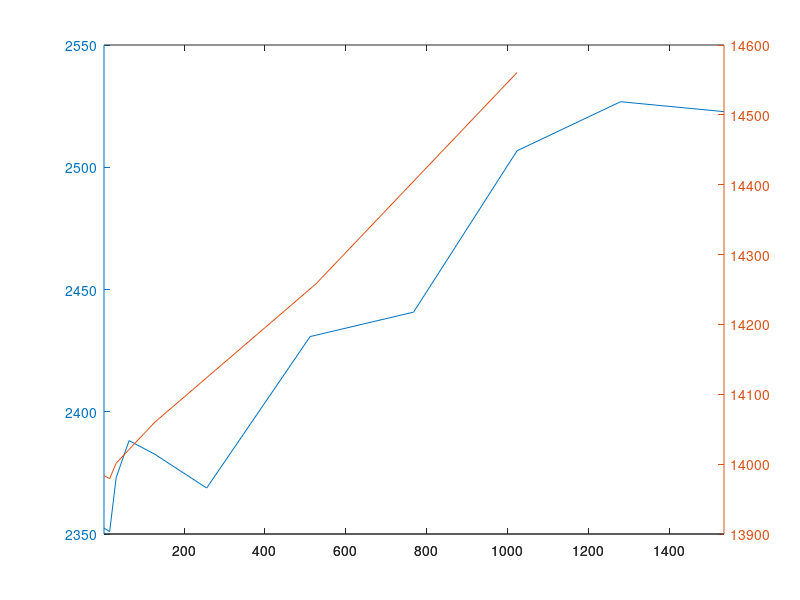

MATLAB code for this plot: (Note: this script raises an error after producing the figure.)
clearvars
close all

load('Dark current.mat')

f1 = figure( 'Units', 'normalized', 'Position', [0.1 0.25 1 0.6] );
[hAx, hline1, hline2] = plotyy(newdev(:,1), newdev(:,2), olddev(:,1), olddev(:,2));

for li = 1:2
    hAx(li).LineWidth = 2;
    hAx(li).FontSize = 24;
    hAx(li).XLabel.String = 'Settling Time (Clocks)';
    hAx(li).YLabel.String = 'Dark Pixel Value (DN)';
    hAx(li).XLabel.FontSize = 24;
    hAx(li).YLabel.FontSize = 24;
end

hold(hAx(1), 'on');
eb_l = errorbar(hAx(1), newdev(:,1), newdev(:,2), newdev(:,3),...
    'x', 'LineWidth', 5,...
    'Marker', 'none','Color', [0.6 0.6 0.6]);
uistack(eb_l, 'bottom')
set(get(get(eb_l,'Annotation'),'LegendInformation'),'IconDisplayStyle','off');

hAx(1).XLim = [0, 1000];
hAx(1).XTick = 0:200:1000;
hAx(1).YLim = [2000, 4000];
hAx(1).YTick = 2000:400:4000;
hAx(1).YTickLabel = num2cell(hAx(1).YTick);

hline1.LineWidth = 3;
hline1.Marker = 's';
hline1.MarkerSize = 10;
hline1.MarkerFaceColor = hline1.Color;

hold(hAx(2), 'on');
eb_l = errorbar(hAx(2), olddev(:,1), olddev(:,2), olddev(:,3),...
    'x', 'LineWidth', 5,...
    'Marker', 'none','Color', [0.6 0.6 0.6]);
uistack(eb_l, 'bottom')
set(get(get(eb_l,'Annotation'),'LegendInformation'),'IconDisplayStyle','off');

hAx(2).XLim = [0, 1000];
hAx(2).XTick = 0:200:1000;
hAx(2).YLim = [13000, 15000];
hAx(2).YTick = 13000:400:15000;
hAx(2).YTickLabel = num2cell(hAx(2).YTick);

hline2.LineWidth = 3;
hline2.Marker = 's';
hline2.MarkerSize = 10;
hline2.MarkerFaceColor = hline2.Color;

title('Comparison of dark current between 4T-APS and 3T-APS')
lgd = legend({'4T-APS', '3T-APS'});
lgd.Location = 'best';

annotation(f1,'textbox', [0.425 0.532 0.0847 0.033],...
    'String',{'rate of increase = 0.5599'}, 'EdgeColor','none',...
    'FitBoxToText','on', 'FontSize', 24, 'Color', hline2.Color);

annotation(f1,'textbox', [0.669 0.221 0.0764 0.0333],...
    'String',{'rate of increase = 0.1187'}, 'EdgeColor','none',...
    'FitBoxToText','on', 'FontSize', 24, 'Color', hline1.Color);

legend boxoff

hAx(1).Position = [0.0700 0.1100 0.8550 0.8150];
hAx(2).Position = hAx(1).Position;